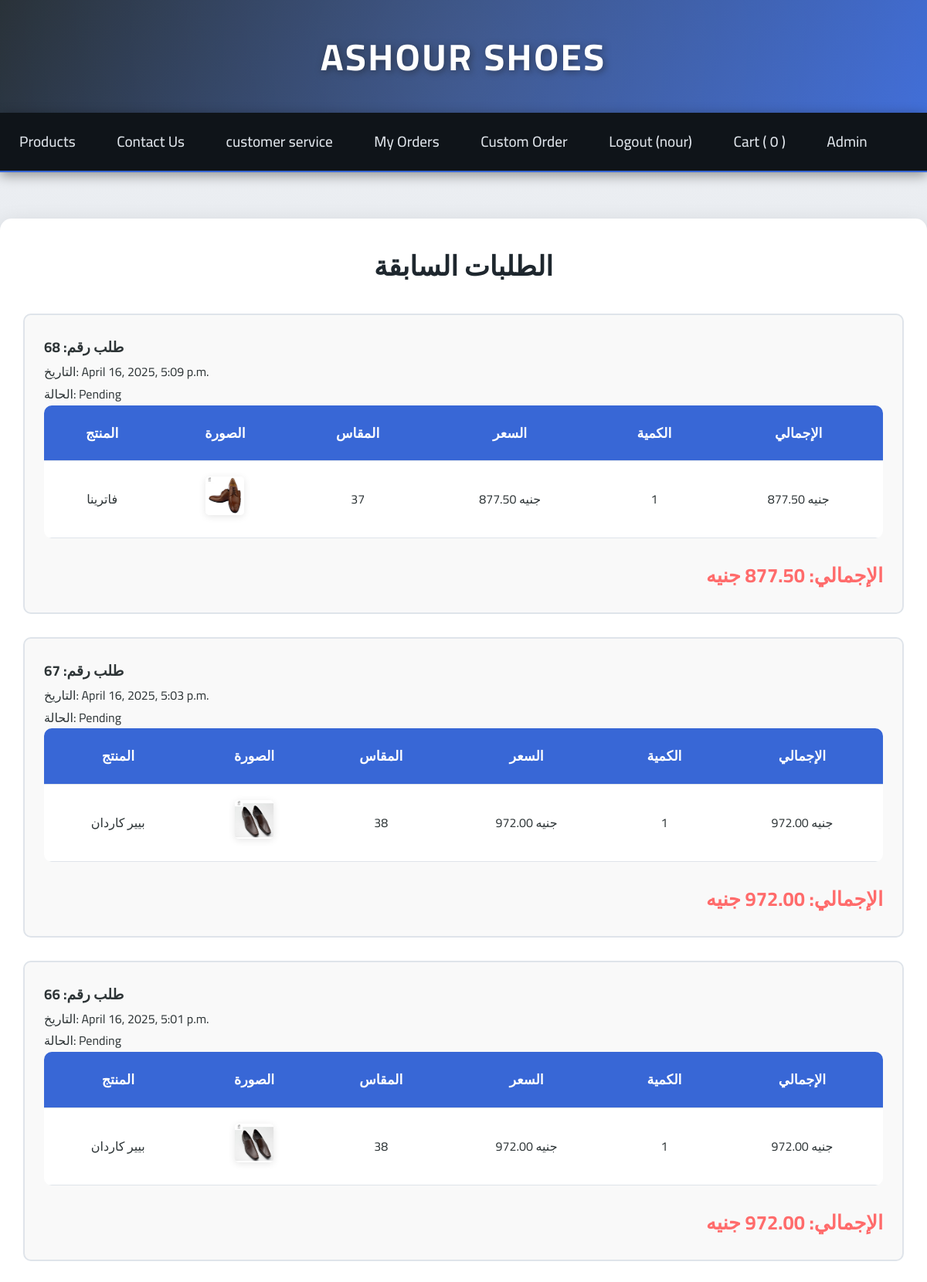
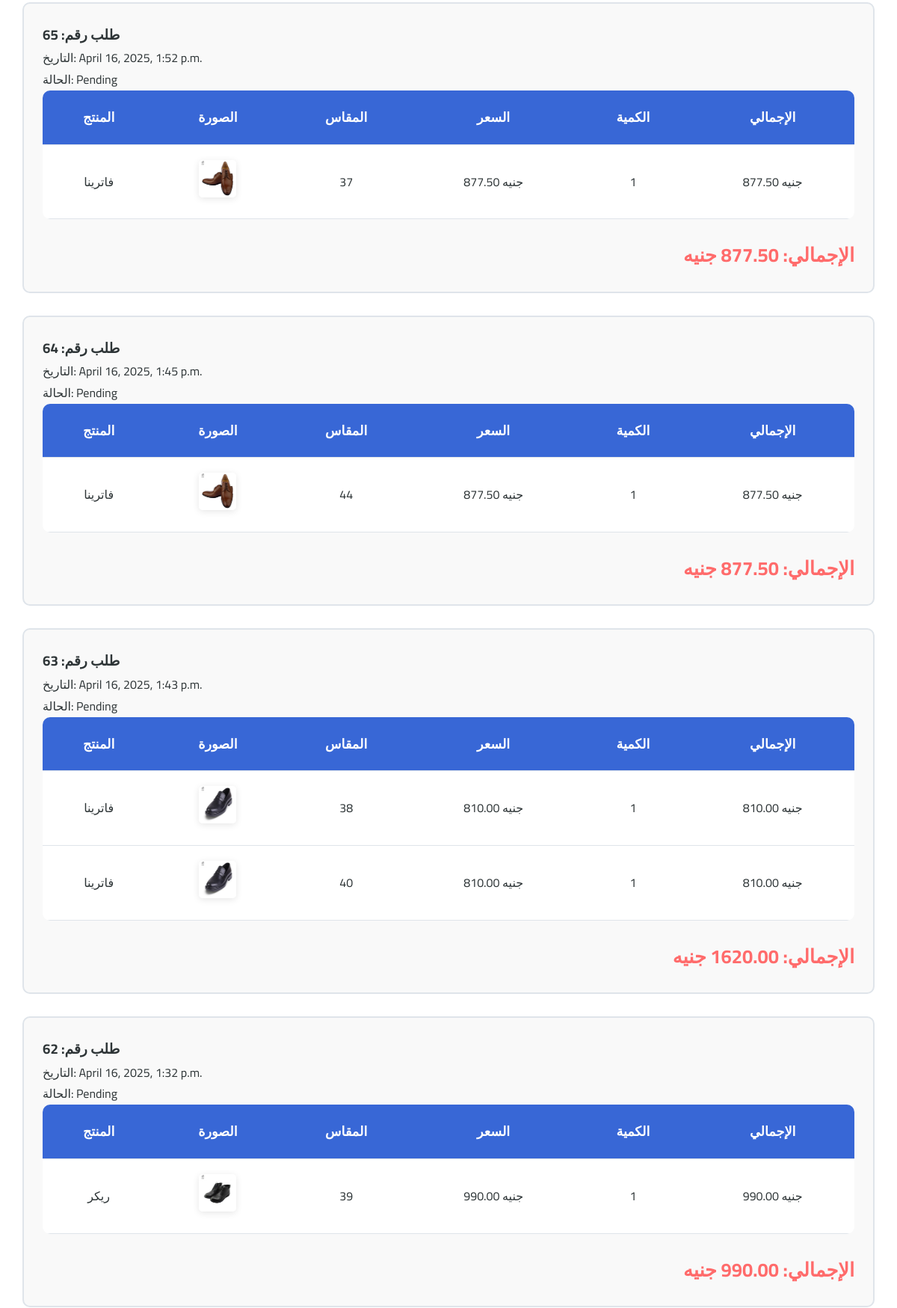
Screenshot of /orders/ (signed in, upper part) with the database file from the repository (2 pictures, top to bottom).
### shop/models.py (models this page shows, shortened)
class Cart(models.Model):
    user = models.OneToOneField(User, on_delete=models.CASCADE)
    created_at = models.DateTimeField(auto_now_add=True)

class Order(models.Model):
    PAYMENT_CHOICES = [
        ('cash', 'الدفع عند الاستلام'),
        ('online', 'دفع إلكتروني'),
    ]
    PAYMENT_STATUS_CHOICES = [
        ('Pending', 'قيد الانتظار'),
        ('Paid', 'مدفوع'),
        ('Failed', 'فشل'),
    ]
    user = models.ForeignKey(User, on_delete=models.CASCADE, related_name='orders')
    created_at = models.DateTimeField(auto_now_add=True)
    total_price = models.DecimalField(max_digits=10, decimal_places=2)
    status = models.CharField(max_length=20, default='Pending')
    payment_method = models.CharField(max_length=100, choices=PAYMENT_CHOICES, default='cash')
    payment_status = models.CharField(max_length=20, choices=PAYMENT_STATUS_CHOICES, default='Pending')  # جديد
    transaction_id = models.CharField(max_length=100, null=True, blank=True)  # جديد

class OrderItem(models.Model):
    order = models.ForeignKey(Order, on_delete=models.CASCADE, related_name='items')
    product = models.ForeignKey(Product, on_delete=models.CASCADE)
    quantity = models.PositiveIntegerField()
    size = models.CharField(max_length=10)
    price = models.DecimalField(max_digits=6, decimal_places=2)  # السعر وقت الطلب
    def get_total_price(self):
        return self.quantity * self.price

class Product(models.Model):
    name = models.CharField(max_length=100)
    price1 = models.DecimalField(max_digits=6, decimal_places=2 ,null=True, blank=True)
    price = models.DecimalField(max_digits=6, decimal_places=2)
    description = models.TextField()
    image = models.ImageField(upload_to='products/')
    active = models.BooleanField(default=True)

### shop/views.py (the view)
# urls.py: path('orders/', views.view_orders, name='orders'),
@login_required
def view_orders(request):
    orders = Order.objects.filter(user=request.user).order_by('-created_at')
    return render(request, 'pages/orders.html', {'orders': orders})

### templates/pages/orders.html (shortened to what this page needs)
{% extends 'base.html' %}
{% block content %}
<section class="orders-section">
    <h2>الطلبات السابقة</h2>
    {% if orders %}
        {% for order in orders %}
            <div class="order-card">
                <h3>طلب رقم: {{ order.id }}</h3>
                <p>التاريخ: {{ order.created_at }}</p>
                <p>الحالة: {{ order.status }}</p>
                <table class="order-table">
                    <thead>
                        <tr>
                            <th>المنتج</th>
                            <th>الصورة</th>
                            <th>المقاس</th>
                            <th>السعر</th>
                            <th>الكمية</th>
                            <th>الإجمالي</th>
                        </tr>
                    </thead>
                    <tbody>
                        {% for item in order.items.all %}
                        <tr>
                            <td>{{ item.product.name }}</td>
                            <td><img src="{{ item.product.image.url }}" alt="{{ item.product.name }}" style="width: 50px; height: 50px;"></td>
                            <td>{{ item.size }}</td>
                            <td>{{ item.price }} جنيه</td>
                            <td>{{ item.quantity }}</td>
                            <td>{{ item.get_total_price }} جنيه</td>
                        </tr>
                        {% endfor %}
                    </tbody>
                </table>
                <p class="order-total">الإجمالي: {{ order.total_price }} جنيه</p>
            </div>
        {% endfor %}
    {% else %}
        <p>لا توجد طلبات سابقة.</p>
        <a href="{% url 'products' %}"><button>ابدأ التسوق</button></a>
    {% endif %}
</section>
{% endblock %}

### templates/parts/header.html (shortened to what this page needs)
<div class="header">
    <h1>Ashour Shoes</h1>
</div>
<nav>
    <a href="{% url 'products' %}">Products</a>
    <a href="{% url 'contact_us' %}">Contact Us</a>
    <a href="{% url 'customer_service' %}">customer service</a>
    {% if user.is_authenticated %}
        <a href="{% url 'orders' %}">My Orders</a>
        <a href="{% url 'custom_order' %}">Custom Order</a>
        <a href="{% url 'logout' %}">Logout ({{ user.username }})</a>
        <a href="{% url 'view_cart' %}">Cart (<span id="cart-count">
            {% with cart=user.cart %}
                {{ cart.items.count }}
            {% endwith %}
        </span>)</a>
        {% if user.is_superuser %}
        <a href="{% url 'admin:index' %}">Admin</a>
        {% endif %}
    {% endif %}
</nav>

### project/static/css/styles.css (style rules this page uses)
* { margin: 0; padding: 0; box-sizing: border-box; font-family: 'Cairo', sans-serif; }
body { background: linear-gradient(to bottom, #f0f2f5, #dfe4ea); color: #2d3436; line-height: 1.8; overflow-x: hidden; }
.header { background: linear-gradient(120deg, #1e272e, #3867d6); padding: 30px 0; text-align: center; box-shadow: 0 6px 20px rgba(0, 0, 0, 0.3); position: relative; overflow: hidden; }
.header h1 { color: #fff; font-size: 3rem; text-transform: uppercase; letter-spacing: 3px; font-weight: 700; animation: slideIn 1s ease-out; text-shadow: 2px 2px 10px rgba(0, 0, 0, 0.5); }
.header::before { content: ''; position: absolute; top: -50%; left: -50%; width: 200%; height: 200%; background: radial-gradient(circle, rgba(255, 255, 255, 0.1), transparent); animation: rotateGlow 15s infinite linear; }
nav { background: #0f1419; padding: 20px 0; position: sticky; top: 0; z-index: 1000; box-shadow: 0 4px 15px rgba(0, 0, 0, 0.4); border-bottom: 2px solid #3867d6; }
nav a { color: #dfe4ea; text-decoration: none; margin: 0 25px; font-size: 1.2rem; font-weight: 500; position: relative; transition: all 0.4s ease; }
nav a::after { content: ''; position: absolute; width: 0; height: 2px; background: #ff6b6b; bottom: -5px; left: 50%; transition: all 0.3s ease; }
.orders-section, .confirmation-section { max-width: 1300px; margin: 60px auto; padding: 30px; background: #fff; border-radius: 15px; box-shadow: 0 10px 30px rgba(0, 0, 0, 0.15); }
.orders-section h2, .confirmation-section h2 { color: #1e272e; font-size: 2.2rem; margin-bottom: 30px; text-align: center; text-transform: uppercase; }
.order-card { padding: 25px; border: 2px solid #dfe4ea; border-radius: 10px; margin-bottom: 30px; background: #f9f9f9; transition: all 0.3s ease; }
.order-table { width: 100%; border-collapse: collapse; background: #fff; border-radius: 10px; overflow: hidden; }
.order-table th, .order-table td { padding: 20px; text-align: center; border-bottom: 1px solid #dfe4ea; }
.order-table th { background: #3867d6; color: #fff; font-size: 1.1rem; text-transform: uppercase; }
.order-table img { border-radius: 5px; box-shadow: 0 2px 10px rgba(0, 0, 0, 0.1); }
.order-total { color: #ff6b6b; font-size: 1.6rem; font-weight: 700; text-align: right; margin-top: 25px; }

### rows the page displays
Cart: items.count "0"
Order: id "68", created_at "April 16, 2025, 5:09 p.m.", status "Pending"
OrderItem: product.name "فاترينا", product.image (picture), size "37", price "877.50", quantity "1", get_total_price "877.50"
Order: id "67", created_at "April 16, 2025, 5:03 p.m.", status "Pending"
OrderItem: product.name "بيير كاردان", product.image (picture), size "38", price "972.00", quantity "1", get_total_price "972.00"
Order: id "66", created_at "April 16, 2025, 5:01 p.m.", status "Pending"
OrderItem: product.name "بيير كاردان", product.image (picture), size "38", price "972.00", quantity "1", get_total_price "972.00"
Order: id "65", created_at "April 16, 2025, 1:52 p.m.", status "Pending"
OrderItem: product.name "فاترينا", product.image (picture), size "37", price "877.50", quantity "1", get_total_price "877.50"
Order: id "64", created_at "April 16, 2025, 1:45 p.m.", status "Pending"
OrderItem: product.name "فاترينا", product.image (picture), size "44", price "877.50", quantity "1", get_total_price "877.50"
Order: id "63", created_at "April 16, 2025, 1:43 p.m.", status "Pending"
OrderItem: product.name "فاترينا", product.image (picture), size "38", price "810.00", quantity "1", get_total_price "810.00"
OrderItem: product.name "فاترينا", product.image (picture), size "40", price "810.00", quantity "1", get_total_price "810.00"
Order: id "62", created_at "April 16, 2025, 1:32 p.m.", status "Pending"
OrderItem: product.name "ريكر", product.image (picture), size "39", price "990.00", quantity "1", get_total_price "990.00"

### other values shown
{{ user.username }} "nour"
